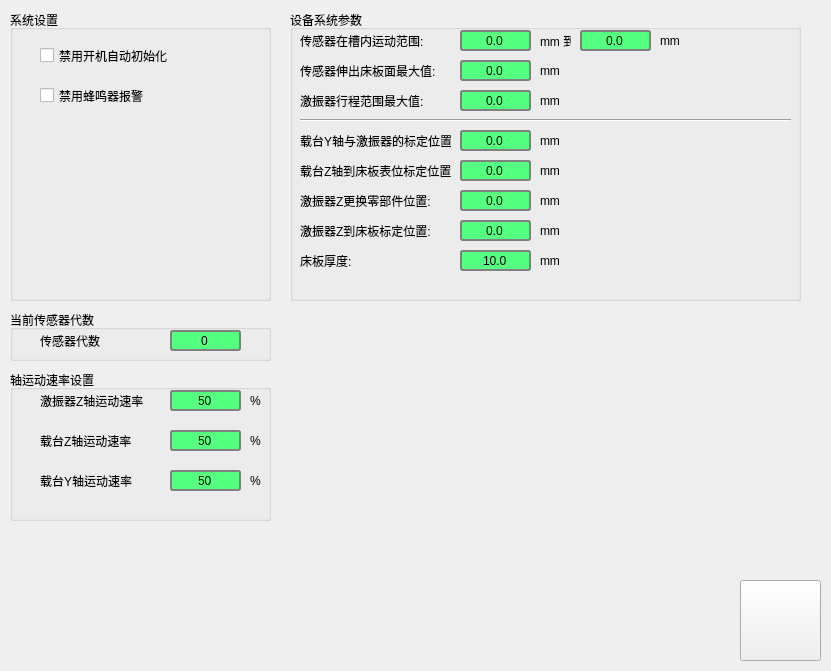
<?xml version="1.0" encoding="UTF-8"?>
<ui version="4.0">
 <class>SystemSetup</class>
 <widget class="QWidget" name="SystemSetup">
  <property name="geometry">
   <rect>
    <x>0</x>
    <y>0</y>
    <width>831</width>
    <height>671</height>
   </rect>
  </property>
  <property name="windowTitle">
   <string>Form</string>
  </property>
  <widget class="QGroupBox" name="groupBox">
   <property name="geometry">
    <rect>
     <x>10</x>
     <y>10</y>
     <width>261</width>
     <height>291</height>
    </rect>
   </property>
   <property name="title">
    <string>系统设置</string>
   </property>
   <widget class="QCheckBox" name="checkBox">
    <property name="geometry">
     <rect>
      <x>30</x>
      <y>30</y>
      <width>181</width>
      <height>31</height>
     </rect>
    </property>
    <property name="text">
     <string>禁用开机自动初始化</string>
    </property>
   </widget>
   <widget class="QCheckBox" name="checkBox_2">
    <property name="geometry">
     <rect>
      <x>30</x>
      <y>70</y>
      <width>181</width>
      <height>31</height>
     </rect>
    </property>
    <property name="text">
     <string>禁用蜂鸣器报警</string>
    </property>
   </widget>
  </widget>
  <widget class="QGroupBox" name="groupBox_2">
   <property name="geometry">
    <rect>
     <x>10</x>
     <y>370</y>
     <width>261</width>
     <height>151</height>
    </rect>
   </property>
   <property name="title">
    <string>轴运动速率设置</string>
   </property>
   <widget class="QDoubleSpinBox" name="z_ratio_G">
    <property name="geometry">
     <rect>
      <x>160</x>
      <y>20</y>
      <width>71</width>
      <height>21</height>
     </rect>
    </property>
    <property name="styleSheet">
     <string notr="true">QDoubleSpinBox {
    border: 2px solid gray;
    border-radius: 3px;
    padding: 0 8px;
    background: rgb(85, 255, 127);
    selection-background-color: darkgray;
}
</string>
    </property>
    <property name="alignment">
     <set>Qt::AlignCenter</set>
    </property>
    <property name="buttonSymbols">
     <enum>QAbstractSpinBox::NoButtons</enum>
    </property>
    <property name="decimals">
     <number>0</number>
    </property>
    <property name="minimum">
     <double>10.000000000000000</double>
    </property>
    <property name="maximum">
     <double>100.000000000000000</double>
    </property>
    <property name="singleStep">
     <double>5.000000000000000</double>
    </property>
    <property name="value">
     <double>50.000000000000000</double>
    </property>
   </widget>
   <widget class="QLabel" name="label">
    <property name="geometry">
     <rect>
      <x>30</x>
      <y>20</y>
      <width>111</width>
      <height>21</height>
     </rect>
    </property>
    <property name="text">
     <string>激振器Z轴运动速率</string>
    </property>
   </widget>
   <widget class="QLabel" name="label_2">
    <property name="geometry">
     <rect>
      <x>30</x>
      <y>60</y>
      <width>111</width>
      <height>21</height>
     </rect>
    </property>
    <property name="text">
     <string>载台Z轴运动速率</string>
    </property>
   </widget>
   <widget class="QDoubleSpinBox" name="z_ratio_Z">
    <property name="geometry">
     <rect>
      <x>160</x>
      <y>60</y>
      <width>71</width>
      <height>21</height>
     </rect>
    </property>
    <property name="styleSheet">
     <string notr="true">QDoubleSpinBox {
    border: 2px solid gray;
    border-radius: 3px;
    padding: 0 8px;
    background: rgb(85, 255, 127);
    selection-background-color: darkgray;
}
</string>
    </property>
    <property name="alignment">
     <set>Qt::AlignCenter</set>
    </property>
    <property name="buttonSymbols">
     <enum>QAbstractSpinBox::NoButtons</enum>
    </property>
    <property name="decimals">
     <number>0</number>
    </property>
    <property name="minimum">
     <double>10.000000000000000</double>
    </property>
    <property name="maximum">
     <double>100.000000000000000</double>
    </property>
    <property name="singleStep">
     <double>5.000000000000000</double>
    </property>
    <property name="value">
     <double>50.000000000000000</double>
    </property>
   </widget>
   <widget class="QLabel" name="label_3">
    <property name="geometry">
     <rect>
      <x>240</x>
      <y>20</y>
      <width>16</width>
      <height>21</height>
     </rect>
    </property>
    <property name="text">
     <string>%</string>
    </property>
   </widget>
   <widget class="QLabel" name="label_4">
    <property name="geometry">
     <rect>
      <x>240</x>
      <y>60</y>
      <width>20</width>
      <height>21</height>
     </rect>
    </property>
    <property name="text">
     <string>%</string>
    </property>
   </widget>
   <widget class="QLabel" name="label_20">
    <property name="geometry">
     <rect>
      <x>30</x>
      <y>100</y>
      <width>111</width>
      <height>21</height>
     </rect>
    </property>
    <property name="text">
     <string>载台Y轴运动速率</string>
    </property>
   </widget>
   <widget class="QDoubleSpinBox" name="z_ratio_Y">
    <property name="geometry">
     <rect>
      <x>160</x>
      <y>100</y>
      <width>71</width>
      <height>21</height>
     </rect>
    </property>
    <property name="styleSheet">
     <string notr="true">QDoubleSpinBox {
    border: 2px solid gray;
    border-radius: 3px;
    padding: 0 8px;
    background: rgb(85, 255, 127);
    selection-background-color: darkgray;
}
</string>
    </property>
    <property name="alignment">
     <set>Qt::AlignCenter</set>
    </property>
    <property name="buttonSymbols">
     <enum>QAbstractSpinBox::NoButtons</enum>
    </property>
    <property name="decimals">
     <number>0</number>
    </property>
    <property name="minimum">
     <double>10.000000000000000</double>
    </property>
    <property name="maximum">
     <double>100.000000000000000</double>
    </property>
    <property name="singleStep">
     <double>5.000000000000000</double>
    </property>
    <property name="value">
     <double>50.000000000000000</double>
    </property>
   </widget>
   <widget class="QLabel" name="label_21">
    <property name="geometry">
     <rect>
      <x>240</x>
      <y>100</y>
      <width>20</width>
      <height>21</height>
     </rect>
    </property>
    <property name="text">
     <string>%</string>
    </property>
   </widget>
  </widget>
  <widget class="QPushButton" name="save">
   <property name="geometry">
    <rect>
     <x>740</x>
     <y>580</y>
     <width>81</width>
     <height>81</height>
    </rect>
   </property>
   <property name="styleSheet">
    <string notr="true">border-image: url(:/icon/res/ico_save.png);</string>
   </property>
   <property name="text">
    <string/>
   </property>
  </widget>
  <widget class="QGroupBox" name="groupBox_3">
   <property name="geometry">
    <rect>
     <x>290</x>
     <y>10</y>
     <width>511</width>
     <height>291</height>
    </rect>
   </property>
   <property name="title">
    <string>设备系统参数</string>
   </property>
   <widget class="QLabel" name="label_5">
    <property name="geometry">
     <rect>
      <x>10</x>
      <y>20</y>
      <width>151</width>
      <height>21</height>
     </rect>
    </property>
    <property name="text">
     <string>传感器在槽内运动范围:</string>
    </property>
   </widget>
   <widget class="QLabel" name="label_6">
    <property name="geometry">
     <rect>
      <x>250</x>
      <y>20</y>
      <width>31</width>
      <height>21</height>
     </rect>
    </property>
    <property name="text">
     <string>mm 到</string>
    </property>
   </widget>
   <widget class="QLabel" name="label_7">
    <property name="geometry">
     <rect>
      <x>370</x>
      <y>20</y>
      <width>21</width>
      <height>21</height>
     </rect>
    </property>
    <property name="text">
     <string>mm</string>
    </property>
   </widget>
   <widget class="QDoubleSpinBox" name="platform_y_pos">
    <property name="geometry">
     <rect>
      <x>170</x>
      <y>120</y>
      <width>71</width>
      <height>21</height>
     </rect>
    </property>
    <property name="toolTip">
     <string/>
    </property>
    <property name="styleSheet">
     <string notr="true">QDoubleSpinBox {
    border: 2px solid gray;
    border-radius: 3px;
    padding: 0 8px;
    background: rgb(85, 255, 127);
    selection-background-color: darkgray;
}
</string>
    </property>
    <property name="alignment">
     <set>Qt::AlignCenter</set>
    </property>
    <property name="buttonSymbols">
     <enum>QAbstractSpinBox::NoButtons</enum>
    </property>
    <property name="decimals">
     <number>1</number>
    </property>
    <property name="minimum">
     <double>-9999.000000000000000</double>
    </property>
    <property name="maximum">
     <double>9999.000000000000000</double>
    </property>
    <property name="value">
     <double>0.000000000000000</double>
    </property>
   </widget>
   <widget class="QLabel" name="label_8">
    <property name="geometry">
     <rect>
      <x>10</x>
      <y>120</y>
      <width>151</width>
      <height>21</height>
     </rect>
    </property>
    <property name="text">
     <string>载台Y轴与激振器的标定位置:</string>
    </property>
   </widget>
   <widget class="QLabel" name="label_9">
    <property name="geometry">
     <rect>
      <x>250</x>
      <y>120</y>
      <width>21</width>
      <height>21</height>
     </rect>
    </property>
    <property name="text">
     <string>mm</string>
    </property>
   </widget>
   <widget class="QDoubleSpinBox" name="y_pos_min">
    <property name="geometry">
     <rect>
      <x>170</x>
      <y>20</y>
      <width>71</width>
      <height>21</height>
     </rect>
    </property>
    <property name="styleSheet">
     <string notr="true">QDoubleSpinBox {
    border: 2px solid gray;
    border-radius: 3px;
    padding: 0 8px;
    background: rgb(85, 255, 127);
    selection-background-color: darkgray;
}
</string>
    </property>
    <property name="alignment">
     <set>Qt::AlignCenter</set>
    </property>
    <property name="buttonSymbols">
     <enum>QAbstractSpinBox::NoButtons</enum>
    </property>
    <property name="decimals">
     <number>1</number>
    </property>
    <property name="minimum">
     <double>-1500.000000000000000</double>
    </property>
    <property name="maximum">
     <double>1500.000000000000000</double>
    </property>
    <property name="value">
     <double>0.000000000000000</double>
    </property>
   </widget>
   <widget class="QDoubleSpinBox" name="y_pos_max">
    <property name="geometry">
     <rect>
      <x>290</x>
      <y>20</y>
      <width>71</width>
      <height>21</height>
     </rect>
    </property>
    <property name="styleSheet">
     <string notr="true">QDoubleSpinBox {
    border: 2px solid gray;
    border-radius: 3px;
    padding: 0 8px;
    background: rgb(85, 255, 127);
    selection-background-color: darkgray;
}
</string>
    </property>
    <property name="alignment">
     <set>Qt::AlignCenter</set>
    </property>
    <property name="buttonSymbols">
     <enum>QAbstractSpinBox::NoButtons</enum>
    </property>
    <property name="decimals">
     <number>1</number>
    </property>
    <property name="minimum">
     <double>0.000000000000000</double>
    </property>
    <property name="maximum">
     <double>2000.000000000000000</double>
    </property>
    <property name="value">
     <double>0.000000000000000</double>
    </property>
   </widget>
   <widget class="QLabel" name="label_10">
    <property name="geometry">
     <rect>
      <x>10</x>
      <y>50</y>
      <width>151</width>
      <height>21</height>
     </rect>
    </property>
    <property name="text">
     <string>传感器伸出床板面最大值:</string>
    </property>
   </widget>
   <widget class="QDoubleSpinBox" name="sensor_bed_max">
    <property name="geometry">
     <rect>
      <x>170</x>
      <y>50</y>
      <width>71</width>
      <height>21</height>
     </rect>
    </property>
    <property name="styleSheet">
     <string notr="true">QDoubleSpinBox {
    border: 2px solid gray;
    border-radius: 3px;
    padding: 0 8px;
    background: rgb(85, 255, 127);
    selection-background-color: darkgray;
}
</string>
    </property>
    <property name="alignment">
     <set>Qt::AlignCenter</set>
    </property>
    <property name="buttonSymbols">
     <enum>QAbstractSpinBox::NoButtons</enum>
    </property>
    <property name="decimals">
     <number>1</number>
    </property>
    <property name="minimum">
     <double>0.000000000000000</double>
    </property>
    <property name="maximum">
     <double>20.000000000000000</double>
    </property>
    <property name="value">
     <double>0.000000000000000</double>
    </property>
   </widget>
   <widget class="QLabel" name="label_11">
    <property name="geometry">
     <rect>
      <x>250</x>
      <y>50</y>
      <width>21</width>
      <height>21</height>
     </rect>
    </property>
    <property name="text">
     <string>mm</string>
    </property>
   </widget>
   <widget class="QLabel" name="label_12">
    <property name="geometry">
     <rect>
      <x>250</x>
      <y>80</y>
      <width>21</width>
      <height>21</height>
     </rect>
    </property>
    <property name="text">
     <string>mm</string>
    </property>
   </widget>
   <widget class="QLabel" name="label_13">
    <property name="geometry">
     <rect>
      <x>10</x>
      <y>80</y>
      <width>151</width>
      <height>21</height>
     </rect>
    </property>
    <property name="text">
     <string>激振器行程范围最大值:</string>
    </property>
   </widget>
   <widget class="QDoubleSpinBox" name="shaker_distance_max">
    <property name="geometry">
     <rect>
      <x>170</x>
      <y>80</y>
      <width>71</width>
      <height>21</height>
     </rect>
    </property>
    <property name="styleSheet">
     <string notr="true">QDoubleSpinBox {
    border: 2px solid gray;
    border-radius: 3px;
    padding: 0 8px;
    background: rgb(85, 255, 127);
    selection-background-color: darkgray;
}
</string>
    </property>
    <property name="alignment">
     <set>Qt::AlignCenter</set>
    </property>
    <property name="buttonSymbols">
     <enum>QAbstractSpinBox::NoButtons</enum>
    </property>
    <property name="decimals">
     <number>1</number>
    </property>
    <property name="minimum">
     <double>0.000000000000000</double>
    </property>
    <property name="maximum">
     <double>500.000000000000000</double>
    </property>
    <property name="value">
     <double>0.000000000000000</double>
    </property>
   </widget>
   <widget class="Line" name="line">
    <property name="geometry">
     <rect>
      <x>10</x>
      <y>100</y>
      <width>491</width>
      <height>21</height>
     </rect>
    </property>
    <property name="orientation">
     <enum>Qt::Horizontal</enum>
    </property>
   </widget>
   <widget class="QLabel" name="shaker_component">
    <property name="geometry">
     <rect>
      <x>10</x>
      <y>180</y>
      <width>151</width>
      <height>21</height>
     </rect>
    </property>
    <property name="text">
     <string>激振器Z更换零部件位置:</string>
    </property>
   </widget>
   <widget class="QDoubleSpinBox" name="shaker_component_pos">
    <property name="geometry">
     <rect>
      <x>170</x>
      <y>180</y>
      <width>71</width>
      <height>21</height>
     </rect>
    </property>
    <property name="toolTip">
     <string/>
    </property>
    <property name="styleSheet">
     <string notr="true">QDoubleSpinBox {
    border: 2px solid gray;
    border-radius: 3px;
    padding: 0 8px;
    background: rgb(85, 255, 127);
    selection-background-color: darkgray;
}
</string>
    </property>
    <property name="alignment">
     <set>Qt::AlignCenter</set>
    </property>
    <property name="buttonSymbols">
     <enum>QAbstractSpinBox::NoButtons</enum>
    </property>
    <property name="decimals">
     <number>1</number>
    </property>
    <property name="minimum">
     <double>-9999.000000000000000</double>
    </property>
    <property name="maximum">
     <double>9999.000000000000000</double>
    </property>
    <property name="value">
     <double>0.000000000000000</double>
    </property>
   </widget>
   <widget class="QLabel" name="label_15">
    <property name="geometry">
     <rect>
      <x>250</x>
      <y>180</y>
      <width>21</width>
      <height>21</height>
     </rect>
    </property>
    <property name="text">
     <string>mm</string>
    </property>
   </widget>
   <widget class="QLabel" name="platform_z_bed">
    <property name="geometry">
     <rect>
      <x>10</x>
      <y>150</y>
      <width>151</width>
      <height>21</height>
     </rect>
    </property>
    <property name="text">
     <string>载台Z轴到床板表位标定位置:</string>
    </property>
   </widget>
   <widget class="QLabel" name="label_17">
    <property name="geometry">
     <rect>
      <x>250</x>
      <y>150</y>
      <width>21</width>
      <height>21</height>
     </rect>
    </property>
    <property name="text">
     <string>mm</string>
    </property>
   </widget>
   <widget class="QDoubleSpinBox" name="platform_z_bed_pos">
    <property name="geometry">
     <rect>
      <x>170</x>
      <y>150</y>
      <width>71</width>
      <height>21</height>
     </rect>
    </property>
    <property name="toolTip">
     <string/>
    </property>
    <property name="styleSheet">
     <string notr="true">QDoubleSpinBox {
    border: 2px solid gray;
    border-radius: 3px;
    padding: 0 8px;
    background: rgb(85, 255, 127);
    selection-background-color: darkgray;
}
</string>
    </property>
    <property name="alignment">
     <set>Qt::AlignCenter</set>
    </property>
    <property name="buttonSymbols">
     <enum>QAbstractSpinBox::NoButtons</enum>
    </property>
    <property name="decimals">
     <number>1</number>
    </property>
    <property name="minimum">
     <double>-9999.000000000000000</double>
    </property>
    <property name="maximum">
     <double>9999.000000000000000</double>
    </property>
    <property name="value">
     <double>0.000000000000000</double>
    </property>
   </widget>
   <widget class="QLabel" name="label_18">
    <property name="geometry">
     <rect>
      <x>250</x>
      <y>210</y>
      <width>21</width>
      <height>21</height>
     </rect>
    </property>
    <property name="text">
     <string>mm</string>
    </property>
   </widget>
   <widget class="QDoubleSpinBox" name="shaker_bed_pos">
    <property name="geometry">
     <rect>
      <x>170</x>
      <y>210</y>
      <width>71</width>
      <height>21</height>
     </rect>
    </property>
    <property name="toolTip">
     <string/>
    </property>
    <property name="styleSheet">
     <string notr="true">QDoubleSpinBox {
    border: 2px solid gray;
    border-radius: 3px;
    padding: 0 8px;
    background: rgb(85, 255, 127);
    selection-background-color: darkgray;
}
</string>
    </property>
    <property name="alignment">
     <set>Qt::AlignCenter</set>
    </property>
    <property name="buttonSymbols">
     <enum>QAbstractSpinBox::NoButtons</enum>
    </property>
    <property name="decimals">
     <number>1</number>
    </property>
    <property name="minimum">
     <double>-9999.000000000000000</double>
    </property>
    <property name="maximum">
     <double>9999.000000000000000</double>
    </property>
    <property name="value">
     <double>0.000000000000000</double>
    </property>
   </widget>
   <widget class="QLabel" name="label_19">
    <property name="geometry">
     <rect>
      <x>10</x>
      <y>210</y>
      <width>151</width>
      <height>21</height>
     </rect>
    </property>
    <property name="text">
     <string>激振器Z到床板标定位置:</string>
    </property>
   </widget>
   <widget class="QLabel" name="shaker_component_2">
    <property name="geometry">
     <rect>
      <x>10</x>
      <y>240</y>
      <width>151</width>
      <height>21</height>
     </rect>
    </property>
    <property name="text">
     <string>床板厚度:</string>
    </property>
   </widget>
   <widget class="QDoubleSpinBox" name="plank_thickness">
    <property name="geometry">
     <rect>
      <x>170</x>
      <y>240</y>
      <width>71</width>
      <height>21</height>
     </rect>
    </property>
    <property name="toolTip">
     <string/>
    </property>
    <property name="styleSheet">
     <string notr="true">QDoubleSpinBox {
    border: 2px solid gray;
    border-radius: 3px;
    padding: 0 8px;
    background: rgb(85, 255, 127);
    selection-background-color: darkgray;
}
</string>
    </property>
    <property name="alignment">
     <set>Qt::AlignCenter</set>
    </property>
    <property name="buttonSymbols">
     <enum>QAbstractSpinBox::NoButtons</enum>
    </property>
    <property name="decimals">
     <number>1</number>
    </property>
    <property name="minimum">
     <double>0.000000000000000</double>
    </property>
    <property name="maximum">
     <double>50.000000000000000</double>
    </property>
    <property name="value">
     <double>10.000000000000000</double>
    </property>
   </widget>
   <widget class="QLabel" name="label_22">
    <property name="geometry">
     <rect>
      <x>250</x>
      <y>240</y>
      <width>21</width>
      <height>21</height>
     </rect>
    </property>
    <property name="text">
     <string>mm</string>
    </property>
   </widget>
  </widget>
  <widget class="QGroupBox" name="groupBox_5">
   <property name="geometry">
    <rect>
     <x>10</x>
     <y>310</y>
     <width>261</width>
     <height>51</height>
    </rect>
   </property>
   <property name="title">
    <string>当前传感器代数</string>
   </property>
   <widget class="QLabel" name="label_23">
    <property name="geometry">
     <rect>
      <x>30</x>
      <y>20</y>
      <width>81</width>
      <height>21</height>
     </rect>
    </property>
    <property name="text">
     <string>传感器代数</string>
    </property>
   </widget>
   <widget class="QSpinBox" name="sensor_generation">
    <property name="geometry">
     <rect>
      <x>160</x>
      <y>20</y>
      <width>71</width>
      <height>21</height>
     </rect>
    </property>
    <property name="toolTip">
     <string/>
    </property>
    <property name="styleSheet">
     <string notr="true">QSpinBox {
    border: 2px solid gray;
    border-radius: 3px;
    padding: 0 8px;
    background: rgb(85, 255, 127);
    selection-background-color: darkgray;
}
</string>
    </property>
    <property name="alignment">
     <set>Qt::AlignCenter</set>
    </property>
    <property name="buttonSymbols">
     <enum>QAbstractSpinBox::NoButtons</enum>
    </property>
    <property name="minimum">
     <number>0</number>
    </property>
    <property name="maximum">
     <number>2</number>
    </property>
   </widget>
  </widget>
 </widget>
 <resources/>
 <connections/>
</ui>
